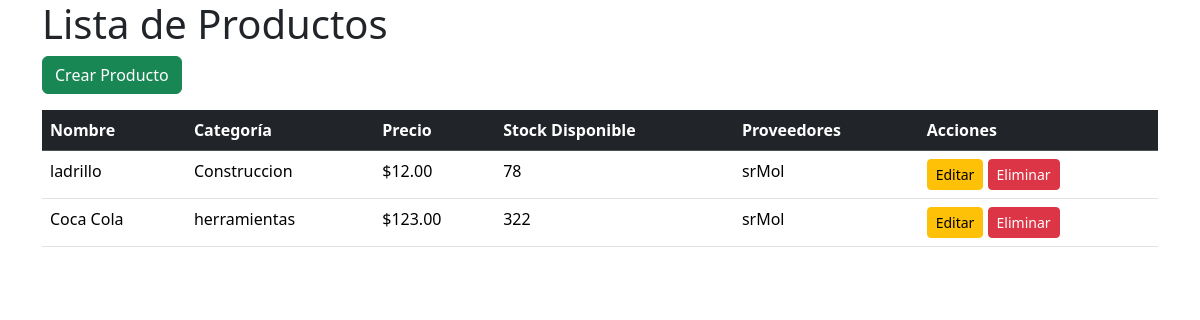
The app's page /productos/productos/ with its own data.
### productos/models.py (models this page shows, shortened)
class Producto(models.Model):
    nombre = models.CharField(max_length=255, unique=True)
    categoria = models.ForeignKey('Categoria', on_delete=models.SET_NULL, null=True)
    proveedores = models.ManyToManyField('Proveedor')
    precio = models.DecimalField(max_digits=10, decimal_places=2)
    stock = models.PositiveIntegerField(default=0)  # 🔹 Nuevo campo

class Categoria(models.Model):
    nombre = models.CharField(max_length=255, unique=True)
    descripcion = models.TextField(blank=True, null=True)

class Proveedor(models.Model):
    nombre = models.CharField(max_length=255, unique=True)
    contacto = models.CharField(max_length=255, blank=True, null=True)
    email = models.EmailField(blank=True, null=True)

### productos/views.py (the view)
# urls.py: path('productos/', ListarProductos.as_view(), name='listar_productos'),
class ListarProductos(View):
    def get(self, request):
        productos = Producto.objects.all()
        return render(request, 'listar_productos.html', {"productos": productos})

### productos/templates/listar_productos.html (shortened to what this page needs)
{% extends 'base.html' %}
{% block content %}
<div class="container">
    <h1>Lista de Productos</h1>
    <a href="{% url 'crear_producto' %}" class="btn btn-success mb-3">Crear Producto</a>
    <table class="table">
        <thead class="table-dark">
            <tr>
                <th>Nombre</th>
                <th>Categoría</th>
                <th>Precio</th>
                <th>Stock Disponible</th>
                <th>Proveedores</th>
                <th>Acciones</th>
            </tr>
        </thead>
        <tbody>
            {% for producto in productos %}
            <tr class="{% if producto.stock < 5 %}table-warning{% elif producto.stock == 0 %}table-danger{% endif %}">
                <td>{{ producto.nombre }}</td>
                <td>{{ producto.categoria.nombre }}</td>
                <td>${{ producto.precio }}</td>
                <td>{{ producto.stock }}</td>
                <td>
                    {% for proveedor in producto.proveedores.all %}
                        {{ proveedor.nombre }}{% if not forloop.last %}, {% endif %}
                    {% endfor %}
                </td>
                <td>
                    <a href="{% url 'editar_producto' producto.id %}" class="btn btn-warning btn-sm">Editar</a>
                    <form action="{% url 'eliminar_producto' producto.id %}" method="post" class="d-inline">
                        <button type="submit" class="btn btn-danger btn-sm">Eliminar</button>
                    </form>
                </td>
            </tr>
            {% endfor %}
        </tbody>
    </table>
</div>
{% endblock %}

### records on screen
Producto: nombre "ladrillo", categoria.nombre "Construccion", precio "12.00", stock "78"
Proveedor: nombre "srMol"
Producto: nombre "Coca Cola", categoria.nombre "herramientas", precio "123.00", stock "322"
